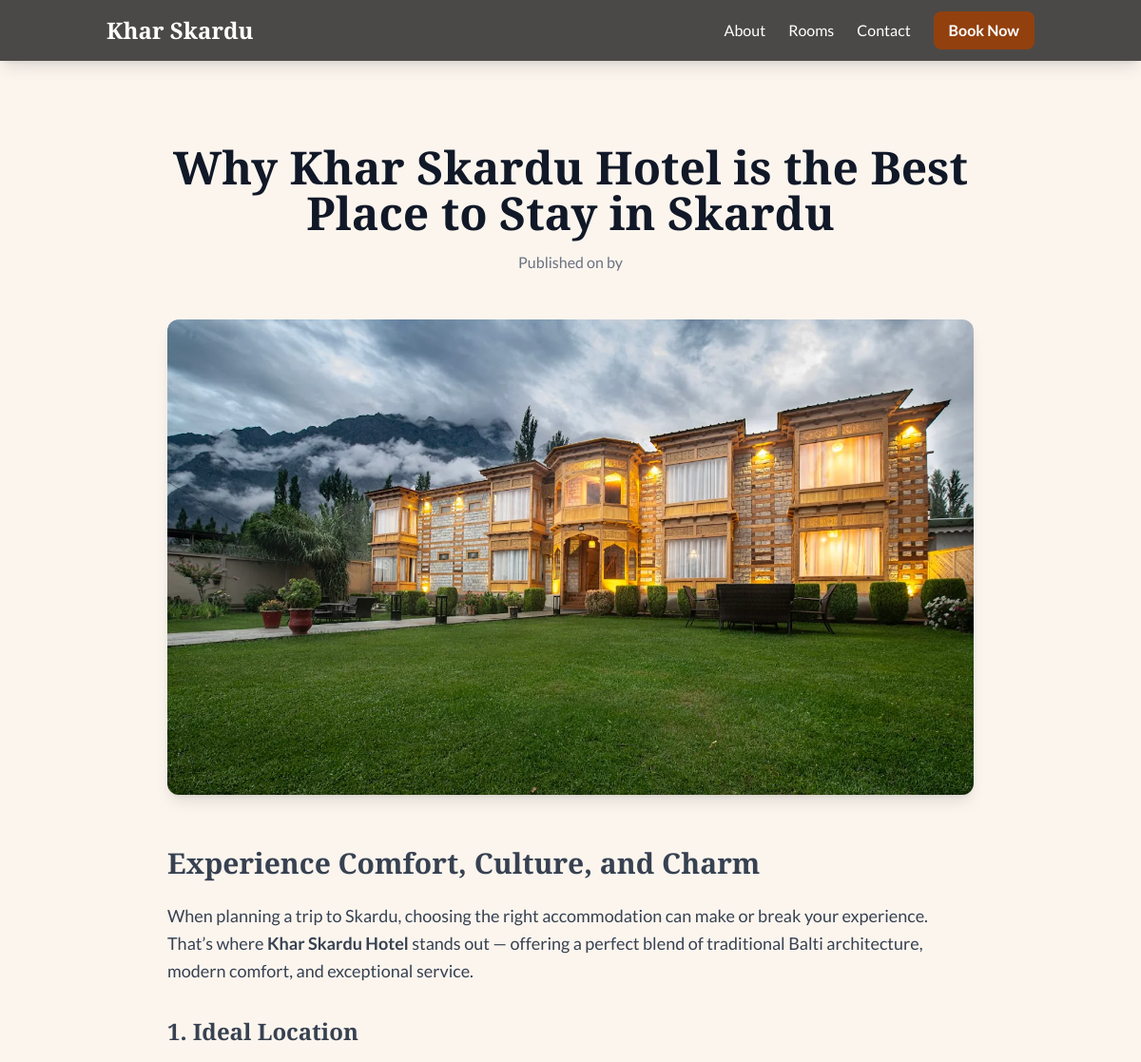
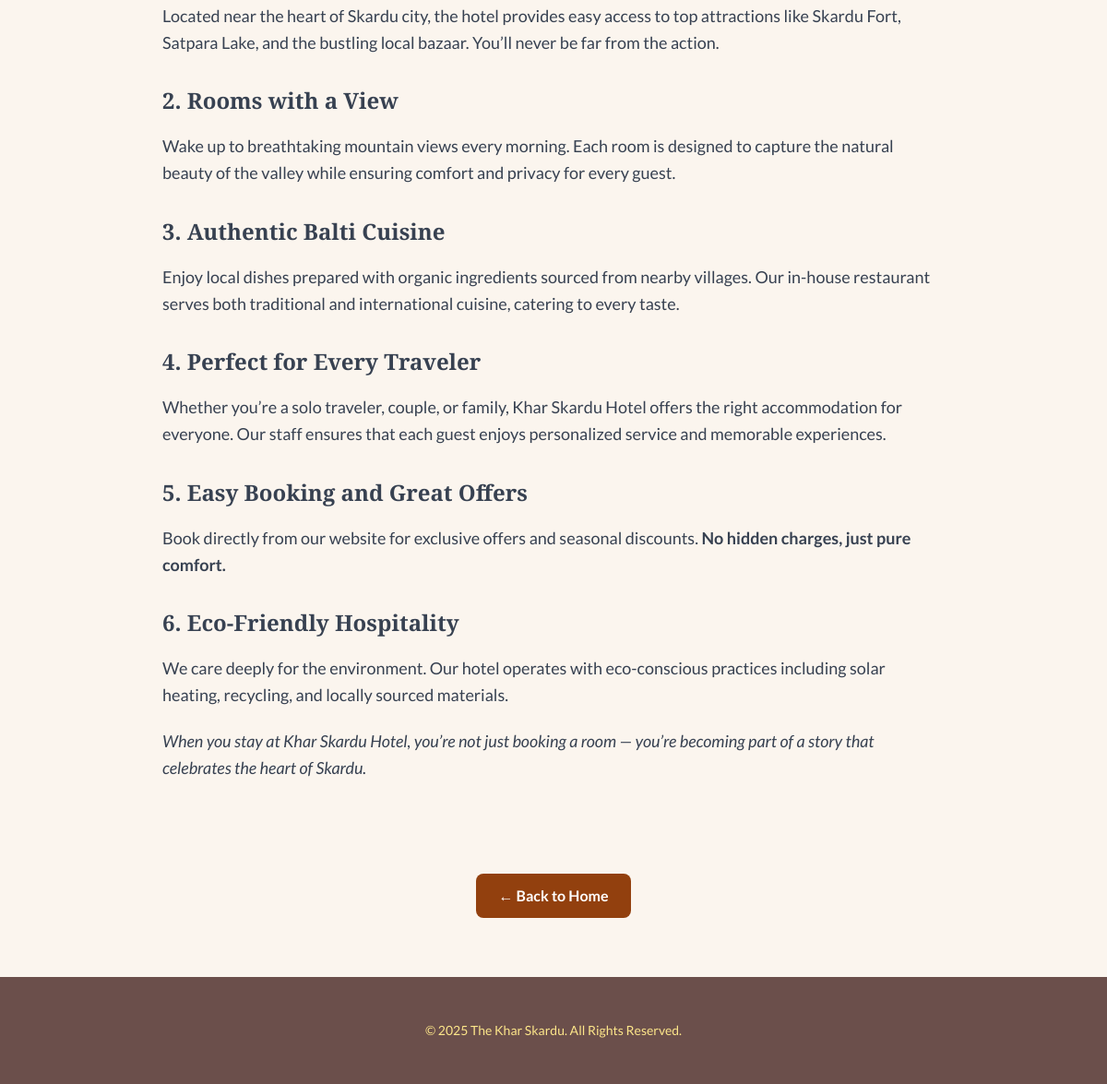
The page /blogview/3/ on the database its author committed (2 pictures, top to bottom).
### adminportal/models.py (models this page shows, shortened)
class Post(models.Model):
    title = models.CharField(max_length=200)
    content = RichTextField(blank=True, null=True)
    featured_image = models.ImageField(upload_to='post_images/', blank=True, null=True)
    created_at = models.DateTimeField(auto_now_add=True)
    tags = models.TextField(blank=True, null=True)

### KharSkardu/views.py (the view)
# urls.py: path('blogview/<int:id>/', views.blogs, name='blogview'),
def blogs(request,id):
    post=Post.objects.get(id=id)
    tagss=post.tags.split(',')
    return render(request, 'app/blogview.html',{
        'post':post,
        'tags':tagss,
    })

### adminportal/templates/app/blogview.html (shortened to what this page needs)
<!DOCTYPE html>
<html lang="en">
<head>
    <script src="https://cdn.tailwindcss.com"></script>
    <link href="https://unpkg.com/aos@2.3.1/dist/aos.css" rel="stylesheet">
</head>
<body class="text-gray-800">
    <nav id="navbar" class="bg-black bg-opacity-70 backdrop-blur-sm shadow-lg text-white sticky top-0 z-50">
        <div class="container mx-auto px-6 py-3 flex justify-between items-center">
            <a href="{% url 'home' %}" class="font-playfair text-2xl font-bold">Khar Skardu</a>
            <div class="hidden md:flex space-x-6 items-center">
                <a href="{% url 'home' %}#about" class="hover:text-amber-200 transition-colors">About</a>
                <a href="{% url 'home' %}#rooms" class="hover:text-amber-200 transition-colors">Rooms</a>
                <a href="{% url 'home' %}#contact" class="hover:text-amber-200 transition-colors">Contact</a>
                <a href="{% url 'home' %}#booking" class="bg-amber-800 hover:bg-amber-900 text-white font-bold py-2 px-4 rounded-lg animated-button">Book Now</a>
            </div>
        </div>
    </nav>
    <main class="py-20">
        <div class="container mx-auto px-6 max-w-4xl">
            <article data-aos="fade-up">
                <div class="text-center mb-12">
                    <h1 class="font-playfair text-4xl md:text-5xl font-bold text-gray-900 mt-2">{{ post.title }}</h1>
                    <p class="mt-4 text-gray-500">Published on {{ post.published_date|date:"F j, Y" }} by </p>
                </div>
                <img src="{{ post.featured_image.url }}" alt="{{ post.title }}" class="w-full h-auto max-h-[500px] object-cover rounded-xl shadow-lg mb-12">
                <div class="prose-styling text-lg text-gray-700 leading-relaxed">
                    {{ post.content|safe }}
                </div>
            </article>
        </div>
    </main>
    <div class="container mx-auto px-6 mb-16 text-center">
        <a href="{% url 'home' %}" class="inline-block bg-amber-800 hover:bg-amber-900 text-white font-bold py-3 px-6 rounded-lg animated-button">← Back to Home</a>
    </div>
    <footer class="wooden-bg text-white">
        <div class="container mx-auto px-6 py-12 text-center text-sm text-amber-200">
            <p>© 2025 The Khar Skardu. All Rights Reserved.</p>
        </div>
    </footer>
</body>
</html>

### adminportal/templates/app/blogview.html (style rules this page uses)
body { font-family: 'Lato', sans-serif; background-color: #FBF5EE; }
.font-playfair { font-family: 'Playfair Display', serif; }
.wooden-bg { background-color: #6b4f4b; }
.animated-button { transition: all 0.3s ease; }
.prose-styling h2 { font-family: 'Playfair Display', serif; font-size: 1.875rem; font-weight: bold; margin-top: 2rem; margin-bottom: 1rem; }
.prose-styling h3 { font-family: 'Playfair Display', serif; font-size: 1.5rem; font-weight: bold; margin-top: 1.75rem; margin-bottom: 1rem; }
.prose-styling p { margin-bottom: 1.25rem; }

### rows shown on the page
Post: title "Why Khar Skardu Hotel is the Best Place to Stay in Skardu", featured_image (picture), content "Experience Comfort, Culture, and Charm When planning a trip to Skardu, choosing the right accommodation can make or break your experience. That’s where Khar Skardu Hotel stands out — offering a perfect blend of traditional Balti architecture, modern comfort, and exceptional service. 1. Ideal Location Located near the heart of Skardu city, the hotel provides easy access to top attractions like Skardu Fort, Satpara Lake, and the bustling local bazaar. You’ll never be far from the action. 2. Rooms with a View Wake up to breathtaking mountain views every morning. Each room is designed to capture the natural beauty of the valley while ensuring comfort and privacy for every guest. 3. Authentic…"
